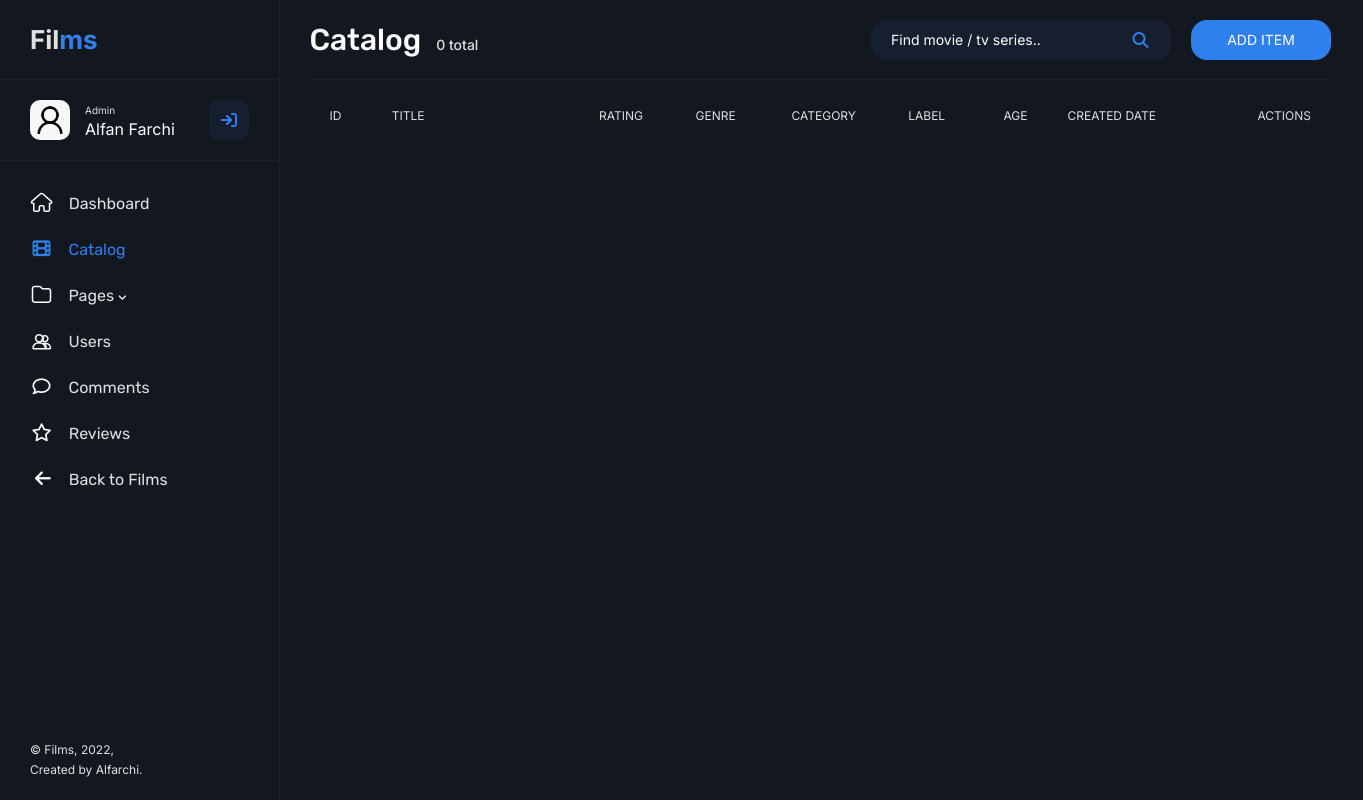
Page /admin/catalog.php on the earlier database version.
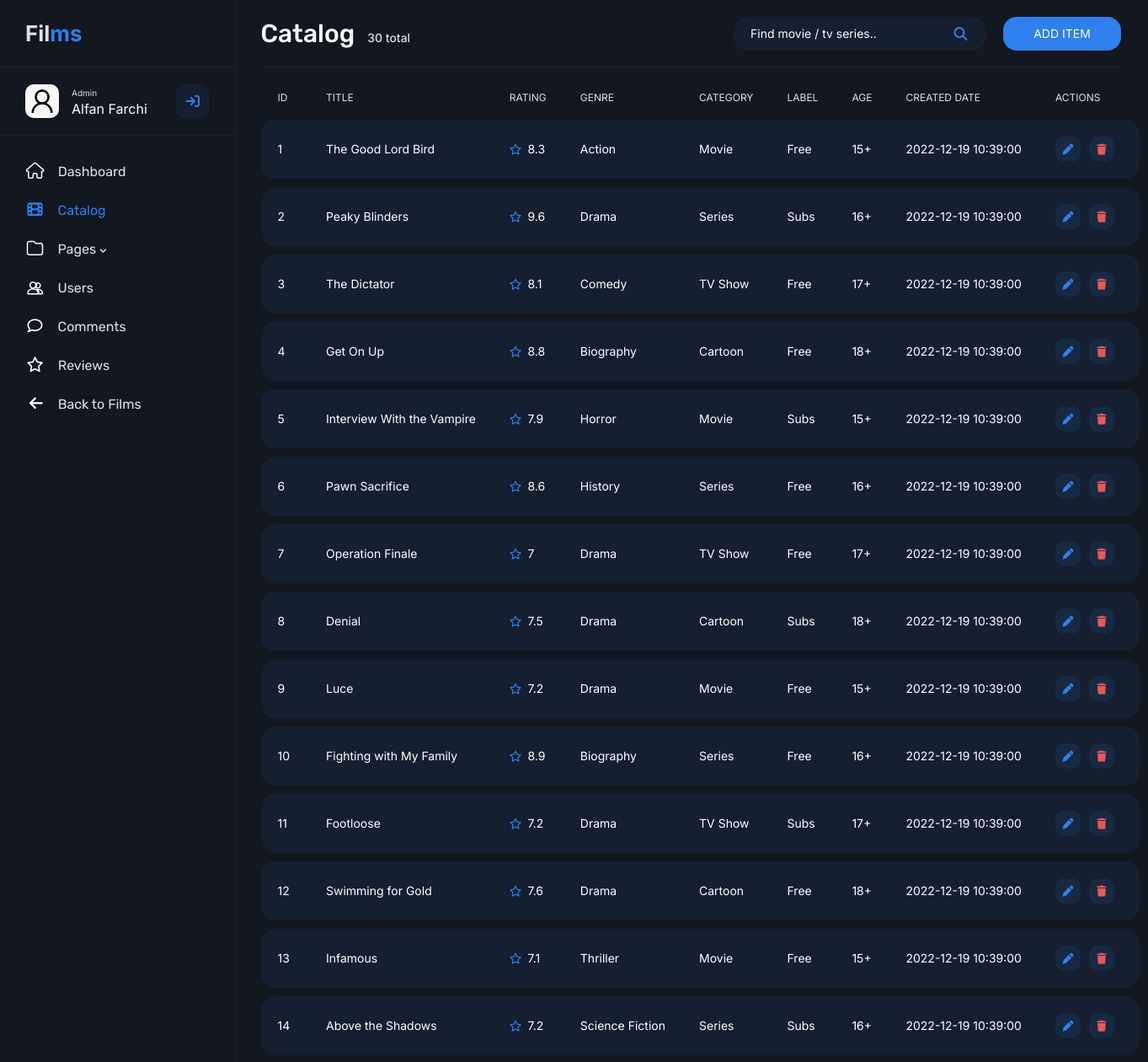
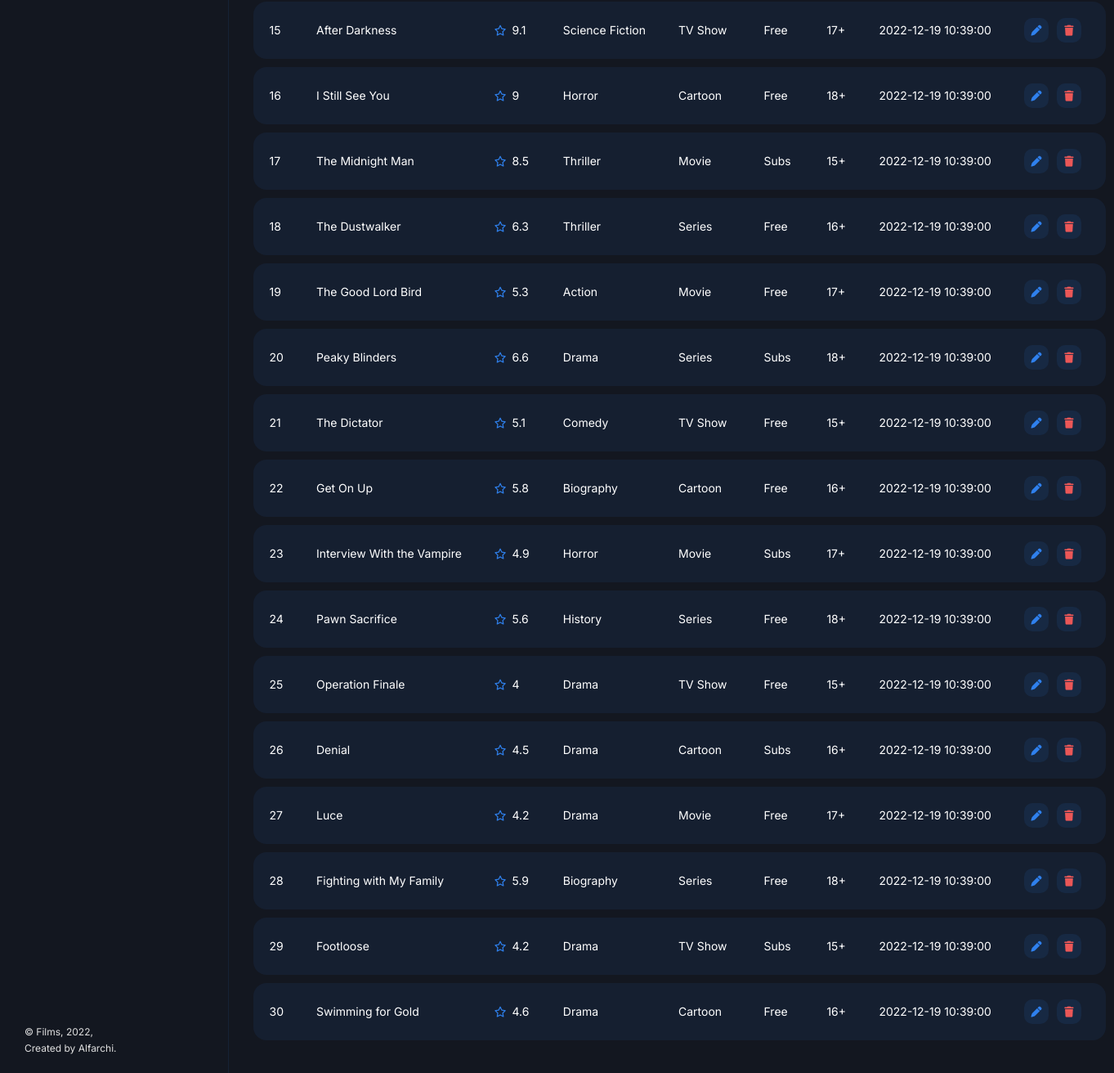
Same page on the later database version (2 pictures, top to bottom).
### tables this page shows
create table film (
    id_film int primary key auto_increment,
    title varchar(50),
    label varchar(10),
    rating float,
    genre varchar(20),
    year int,
    age int,
    image varchar(50),
    video varchar(50),
    film_desc varchar(500),
    film_date datetime,
    id_category int,
    foreign key (id_category) references category (id_category)
);

create table category (
    id_category int primary key auto_increment,
    category varchar(10)
);

### main/functions.php (called while the page is built, shortened)
<?php
$conn = mysqli_connect("localhost", "root", "", "films");
function query($query) {
    global $conn;
    $result = mysqli_query($conn, $query);
    $rows = [];
    while($row = mysqli_fetch_assoc($result)) {
        $rows[] = $row;
    }
    return $rows;
}
?>

### admin/catalog.php (the view, shortened to what the changed rows need)
<?php
require "../main/functions.php";
$film = query("SELECT * FROM film INNER JOIN category ON film.id_category = category.id_category ORDER BY id_film ASC");
$count = query("SELECT COUNT(id_film) AS count FROM film");
?>
<!DOCTYPE html>
<html lang="en">
    <head>
        <link rel="stylesheet" href="../assets/styles/style.css">
        <link href="https://cdn.jsdelivr.net/npm/bootstrap@5.2.2/dist/css/bootstrap.min.css" rel="stylesheet">
    </head>
    <body>
        <main class="main">
            <div class="container-fluid">
                <div class="row">
                    <div class="col-12">
                        <div class="main__header">
                            <?php $i = 1 ?> <?php foreach($count as $row): ?>
                            <h2 class="main__header-title">Catalog&ensp;<span><?php echo $row["count"]; ?> total</span></h2>
                            <?php $i++ ?> <?php endforeach; ?>
                            <div class="main__action">
                                <form action="" method="post" spellcheck="false" autocomplete="off" class="nav__form nav__catalog">
                                </form>
                                <a href="./upload.php" class="a"><button class="sign__button main__button">Add item</button></a>
                            </div>
                        </div>
                    </div>
                    <div class="col-12">
                        <table class="main__table">
                            <thead>
                                <tr>
                                    <td class="film__id">ID</td>
                                    <td class="film__title">TITLE</td>
                                    <td class="film__rating">RATING</td>
                                    <td class="film__genre">GENRE</td>
                                    <td class="film__category">CATEGORY</td>
                                    <td class="film__label">LABEL</td>
                                    <td class="film__age">AGE</td>
                                    <td class="film__date">CREATED DATE</td>
                                    <td class="film__actions">ACTIONS</td>
                                </tr>
                            </thead>
                            <tbody>
                                <?php foreach($film as $row): ?>
                                <tr>
                                    <td class="film__id"><?php echo $row["id_film"]; ?></td>
                                    <td class="film__title"><a href="../main/details.php?id_film=<?php echo $row["id_film"]; ?>"><?php echo $row["title"]; ?></a></td>
                                    <td class="film__rating"><i class="fa-regular fa-star"></i>&ensp;<?php echo $row["rating"]; ?></td>
                                    <td class="film__genre"><?php echo $row["genre"]; ?></td>
                                    <td class="film__category"><?php echo $row["category"]; ?></td>
                                    <td class="film__label"><?php echo $row["label"]; ?></td>
                                    <td class="film__age"><?php echo $row["age"]; ?>+</td>
                                    <td class="film__date"><?php echo $row["film_date"]; ?></td>
                                    <td class="actions__button"><a href="./update.php?id_film=<?php echo $row["id_film"]; ?>"><i class="fa-solid fa-pen"></i></a><a href="" onclick="return confirm('Delete film?')"><i class="fa-solid fa-trash"></i></a></td>
                                </tr>
                                <?php endforeach; ?>
                            </tbody>
                        </table>
                    </div>
                </div>
            </div>
    </body>
</html>

Differences in the rows shown:
added film: id_film "1", title "The Good Lord Bird", rating "8.3", genre "Action", id_category.category "Movie", label "Free", age "15", film_date "2022-12-19 10:39:00"
added film: id_film "2", title "Peaky Blinders", rating "9.6", genre "Drama", id_category.category "Series", label "Subs", age "16", film_date "2022-12-19 10:39:00"
added film: id_film "3", title "The Dictator", rating "8.1", genre "Comedy", id_category.category "TV Show", label "Free", age "17", film_date "2022-12-19 10:39:00"
added film: id_film "4", title "Get On Up", rating "8.8", genre "Biography", id_category.category "Cartoon", label "Free", age "18", film_date "2022-12-19 10:39:00"
added film: id_film "5", title "Interview With the Vampire", rating "7.9", genre "Horror", id_category.category "Movie", label "Subs", age "15", film_date "2022-12-19 10:39:00"
added film: id_film "6", title "Pawn Sacrifice", rating "8.6", genre "History", id_category.category "Series", label "Free", age "16", film_date "2022-12-19 10:39:00"
added film: id_film "7", title "Operation Finale", rating "7", genre "Drama", id_category.category "TV Show", label "Free", age "17", film_date "2022-12-19 10:39:00"
added film: id_film "8", title "Denial", rating "7.5", genre "Drama", id_category.category "Cartoon", label "Subs", age "18", film_date "2022-12-19 10:39:00"
added film: id_film "9", title "Luce", rating "7.2", genre "Drama", id_category.category "Movie", label "Free", age "15", film_date "2022-12-19 10:39:00"
added film: id_film "10", title "Fighting with My Family", rating "8.9", genre "Biography", id_category.category "Series", label "Free", age "16", film_date "2022-12-19 10:39:00"
added film: id_film "11", title "Footloose", rating "7.2", genre "Drama", id_category.category "TV Show", label "Subs", age "17", film_date "2022-12-19 10:39:00"
added film: id_film "12", title "Swimming for Gold", rating "7.6", genre "Drama", id_category.category "Cartoon", label "Free", age "18", film_date "2022-12-19 10:39:00"
added film: id_film "13", title "Infamous", rating "7.1", genre "Thriller", id_category.category "Movie", label "Free", age "15", film_date "2022-12-19 10:39:00"
added film: id_film "14", title "Above the Shadows", rating "7.2", genre "Science Fiction", id_category.category "Series", label "Subs", age "16", film_date "2022-12-19 10:39:00"
added film: id_film "15", title "After Darkness", rating "9.1", genre "Science Fiction", id_category.category "TV Show", label "Free", age "17", film_date "2022-12-19 10:39:00"
added film: id_film "16", title "I Still See You", rating "9", genre "Horror", id_category.category "Cartoon", label "Free", age "18", film_date "2022-12-19 10:39:00"
added film: id_film "17", title "The Midnight Man", rating "8.5", genre "Thriller", id_category.category "Movie", label "Subs", age "15", film_date "2022-12-19 10:39:00"
added film: id_film "18", title "The Dustwalker", rating "6.3", genre "Thriller", id_category.category "Series", label "Free", age "16", film_date "2022-12-19 10:39:00"
added film: id_film "19", title "The Good Lord Bird", rating "5.3", genre "Action", id_category.category "Movie", label "Free", age "17", film_date "2022-12-19 10:39:00"
added film: id_film "20", title "Peaky Blinders", rating "6.6", genre "Drama", id_category.category "Series", label "Subs", age "18", film_date "2022-12-19 10:39:00"
added film: id_film "21", title "The Dictator", rating "5.1", genre "Comedy", id_category.category "TV Show", label "Free", age "15", film_date "2022-12-19 10:39:00"
added film: id_film "22", title "Get On Up", rating "5.8", genre "Biography", id_category.category "Cartoon", label "Free", age "16", film_date "2022-12-19 10:39:00"
added film: id_film "23", title "Interview With the Vampire", rating "4.9", genre "Horror", id_category.category "Movie", label "Subs", age "17", film_date "2022-12-19 10:39:00"
added film: id_film "24", title "Pawn Sacrifice", rating "5.6", genre "History", id_category.category "Series", label "Free", age "18", film_date "2022-12-19 10:39:00"
added film: id_film "25", title "Operation Finale", rating "4", genre "Drama", id_category.category "TV Show", label "Free", age "15", film_date "2022-12-19 10:39:00"
added film: id_film "26", title "Denial", rating "4.5", genre "Drama", id_category.category "Cartoon", label "Subs", age "16", film_date "2022-12-19 10:39:00"
added film: id_film "27", title "Luce", rating "4.2", genre "Drama", id_category.category "Movie", label "Free", age "17", film_date "2022-12-19 10:39:00"
added film: id_film "28", title "Fighting with My Family", rating "5.9", genre "Biography", id_category.category "Series", label "Free", age "18", film_date "2022-12-19 10:39:00"
added film: id_film "29", title "Footloose", rating "4.2", genre "Drama", id_category.category "TV Show", label "Subs", age "15", film_date "2022-12-19 10:39:00"
added film: id_film "30", title "Swimming for Gold", rating "4.6", genre "Drama", id_category.category "Cartoon", label "Free", age "16", film_date "2022-12-19 10:39:00"
Other differences:
new list line: "Catalog 30 total"
list line gone: "Catalog 0 total"
